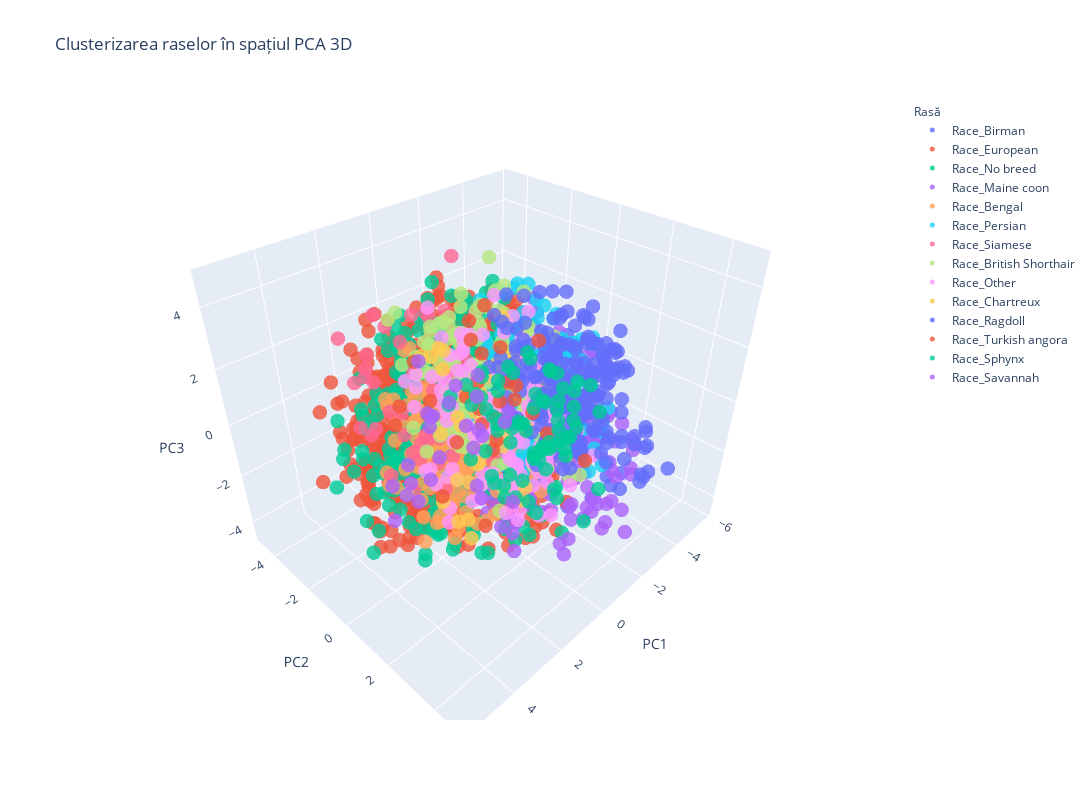

The code cell stored with this chart in its notebook:
### Code cell
visualize_race_clusters_3d_interactive(df_encoded)

### Figure 1 — Plotly figure (JSON) as saved in the notebook; plotly's stock layout.template omitted (floating-point values rounded to 4 significant figures; data arrays with more than 128 entries replaced by an {"elided": "..."} marker saying what was removed)
{"data": [{"hovertemplate": "Rasă=Race_Birman<br>Componenta principală 1=%{x}<br>Componenta principală 2=%{y}<br>Componenta principală 3=%{z}<extra></extra>", "legendgroup": "Race_Birman", "marker": {"color": "#636efa", "opacity": 0.8, "size": 5, "symbol": "circle"}, "mode": "markers", "name": "Race_Birman", "scene": "scene", "showlegend": true, "type": "scatter3d", "x": {"elided": "192 float values"}, "y": {"elided": "192 float values"}, "z": {"elided": "192 float values"}}, {"hovertemplate": "Rasă=Race_European<br>Componenta principală 1=%{x}<br>Componenta principală 2=%{y}<br>Componenta principală 3=%{z}<extra></extra>", "legendgroup": "Race_European", "marker": {"color": "#EF553B", "opacity": 0.8, "size": 5, "symbol": "circle"}, "mode": "markers", "name": "Race_European", "scene": "scene", "showlegend": true, "type": "scatter3d", "x": {"elided": "1018 float values"}, "y": {"elided": "1018 float values"}, "z": {"elided": "1018 float values"}}, {"hovertemplate": "Rasă=Race_No breed<br>Componenta principală 1=%{x}<br>Componenta principală 2=%{y}<br>Componenta principală 3=%{z}<extra></extra>", "legendgroup": "Race_No breed", "marker": {"color": "#00cc96", "opacity": 0.8, "size": 5, "symbol": "circle"}, "mode": "markers", "name": "Race_No breed", "scene": "scene", "showlegend": true, "type": "scatter3d", "x": {"elided": "482 float values"}, "y": {"elided": "482 float values"}, "z": {"elided": "482 float values"}}, {"hovertemplate": "Rasă=Race_Maine coon<br>Componenta principală 1=%{x}<br>Componenta principală 2=%{y}<br>Componenta principală 3=%{z}<extra></extra>", "legendgroup": "Race_Maine coon", "marker": {"color": "#ab63fa", "opacity": 0.8, "size": 5, "symbol": "circle"}, "mode": "markers", "name": "Race_Maine coon", "scene": "scene", "showlegend": true, "type": "scatter3d", "x": {"elided": "197 float values"}, "y": {"elided": "197 float values"}, "z": {"elided": "197 float values"}}, {"hovertemplate": "Rasă=Race_Bengal<br>Componenta principală 1=%{x}<br>Componenta principală 2=%{y}<br>Componenta principală 3=%{z}<extra></extra>", "legendgroup": "Race_Bengal", "marker": {"color": "#FFA15A", "opacity": 0.8, "size": 5, "symbol": "circle"}, "mode": "markers", "name": "Race_Bengal", "scene": "scene", "showlegend": true, "type": "scatter3d", "x": {"elided": "238 float values"}, "y": {"elided": "238 float values"}, "z": {"elided": "238 float values"}}, {"hovertemplate": "Rasă=Race_Persian<br>Componenta principală 1=%{x}<br>Componenta principală 2=%{y}<br>Componenta principală 3=%{z}<extra></extra>", "legendgroup": "Race_Persian", "marker": {"color": "#19d3f3", "opacity": 0.8, "size": 5, "symbol": "circle"}, "mode": "markers", "name": "Race_Persian", "scene": "scene", "showlegend": true, "type": "scatter3d", "x": {"elided": "192 float values"}, "y": {"elided": "192 float values"}, "z": {"elided": "192 float values"}}, {"hovertemplate": "Rasă=Race_Siamese<br>Componenta principală 1=%{x}<br>Componenta principală 2=%{y}<br>Componenta principală 3=%{z}<extra></extra>", "legendgroup": "Race_Siamese", "marker": {"color": "#FF6692", "opacity": 0.8, "size": 5, "symbol": "circle"}, "mode": "markers", "name": "Race_Siamese", "scene": "scene", "showlegend": true, "type": "scatter3d", "x": [1.308, 1.595, 3.523, 0.4543, 1.619, -1.033, 2.178, 0.1685, 1.535, 4.191, 0.2671, 0.5943, 1.15, 0.3702, 0.1148, 0.6844, -1.186, 1.556, 1.992, 0.8009, 1.922, 0.472, 0.5001, 1.429, -1.059, 1.448, 0.2491, 0.5251, -0.9345, -0.0191, 2.699, 1.383, 0.7291, 0.6978, -0.1274, -1.261, 0.01518, -0.5172, -1.367, -0.6691, -1.865, 2.306, -0.02809, 2.489, 3.58, 2.014, 3.641, 2.796, 1.801, 0.1178, 0.1901, 2.463, 2.691, 1.747, -0.4895, 2.781, 1.756, 0.1734], "y": [1.843, -3.16, -1.591, 1.512, -1.322, -2.781, -0.937, -1.384, -3.936, -0.5987, -2.989, -2.512, -3.227, 0.07866, -1.48, 0.6164, -0.9307, -1.843, -2.206, -0.3195, -1.649, -1.271, -1.639, -3.979, -1.484, -1.488, -2.135, -0.3295, 0.6694, 0.5684, -2.024, -0.8129, -3.069, -4.776, -0.9146, -2.691, -2.599, -2.318, -1.553, -0.3848, -1.632, -0.5091, -1.369, 0.5965, -0.9931, -2.427, -0.8974, 0.5792, 1.84, -0.03623, -2.728, -0.9767, 1.105, 1.157, -0.365, -3.359, 0.637, 0.5044], "z": [1.068, 2.884, 0.5049, -2.576, -1.606, -0.4053, -0.799, -2.357, 0.6037, 2.831, 2.45, -2.194, 2.281, 1.361, 2.801, 0.6779, -1.181, -3.314, 0.004746, 0.9547, -0.6438, -0.3683, -1.532, 1.059, 2.6, 1.479, 0.02488, 1.198, -0.8482, 0.6904, -0.1952, 3.627, 1.628, -0.6974, 1.512, 0.1381, 2.578, 2.55, 0.601, -1.514, -0.1985, 2.33, 4.823, -0.1586, 0.5768, -2.718, 2.631, 0.8498, 1.417, -0.1047, -2.142, 0.7916, -0.6865, -1.03, 0.9731, 2.467, 0.3659, -1.41]}, {"hovertemplate": "Rasă=Race_British Shorthair<br>Componenta principală 1=%{x}<br>Componenta principală 2=%{y}<br>Componenta principală 3=%{z}<extra></extra>", "legendgroup": "Race_British Shorthair", "marker": {"color": "#B6E880", "opacity": 0.8, "size": 5, "symbol": "circle"}, "mode": "markers", "name": "Race_British Shorthair", "scene": "scene", "showlegend": true, "type": "scatter3d", "x": {"elided": "166 float values"}, "y": {"elided": "166 float values"}, "z": {"elided": "166 float values"}}, {"hovertemplate": "Rasă=Race_Other<br>Componenta principală 1=%{x}<br>Componenta principală 2=%{y}<br>Componenta principală 3=%{z}<extra></extra>", "legendgroup": "Race_Other", "marker": {"color": "#FF97FF", "opacity": 0.8, "size": 5, "symbol": "circle"}, "mode": "markers", "name": "Race_Other", "scene": "scene", "showlegend": true, "type": "scatter3d", "x": {"elided": "135 float values"}, "y": {"elided": "135 float values"}, "z": {"elided": "135 float values"}}, {"hovertemplate": "Rasă=Race_Chartreux<br>Componenta principală 1=%{x}<br>Componenta principală 2=%{y}<br>Componenta principală 3=%{z}<extra></extra>", "legendgroup": "Race_Chartreux", "marker": {"color": "#FECB52", "opacity": 0.8, "size": 5, "symbol": "circle"}, "mode": "markers", "name": "Race_Chartreux", "scene": "scene", "showlegend": true, "type": "scatter3d", "x": [0.2314, -0.2105, 0.1378, 0.6492, 0.7547, 2.369, 1.574, 0.6878, 1.409, -0.6313, 1.177, -2.536, -1.152, -1.728, 0.8737, 0.4371, 2.02, -0.01631, -0.7566, 1.343, -1.885, -1.316, 2.74, -1.789, -1.555, 2.293, 3.416, 1.163, 2.565, 2.309, -1.004], "y": [-2.651, -2.309, 1.894, 0.6471, 0.3759, 1.694, 0.898, 2.263, 1.083, -0.8603, 0.03012, -1.768, 0.7434, -0.4688, -1.131, -1.926, 0.8766, -1.932, 0.1127, 0.6503, 0.8617, -2.27, 1.024, -0.9302, -1.026, 1.719, 0.2382, 0.9175, 1.696, 1.189, -3.002], "z": [1.085, 1.336, -1.724, 2.02, 0.6561, -1.71, 1.921, -1.674, -0.5411, 0.1099, 0.522, 1.798, -0.7665, 1.181, -0.8665, 1.456, -0.8876, 0.7885, -1.137, -1.537, 0.6974, -0.7969, -1.202, -2.751, 0.7056, -2.494, -0.9699, -0.7293, 1.804, -2.172, 0.6231]}, {"hovertemplate": "Rasă=Race_Ragdoll<br>Componenta principală 1=%{x}<br>Componenta principală 2=%{y}<br>Componenta principală 3=%{z}<extra></extra>", "legendgroup": "Race_Ragdoll", "marker": {"color": "#636efa", "opacity": 0.8, "size": 5, "symbol": "circle"}, "mode": "markers", "name": "Race_Ragdoll", "scene": "scene", "showlegend": true, "type": "scatter3d", "x": {"elided": "216 float values"}, "y": {"elided": "216 float values"}, "z": {"elided": "216 float values"}}, {"hovertemplate": "Rasă=Race_Turkish angora<br>Componenta principală 1=%{x}<br>Componenta principală 2=%{y}<br>Componenta principală 3=%{z}<extra></extra>", "legendgroup": "Race_Turkish angora", "marker": {"color": "#EF553B", "opacity": 0.8, "size": 5, "symbol": "circle"}, "mode": "markers", "name": "Race_Turkish angora", "scene": "scene", "showlegend": true, "type": "scatter3d", "x": [-0.7307, 1.135, 0.4581, 0.4636, -0.241, -2.875, 0.07149, -1.761, -0.372, 0.4104, -0.7632, -0.8325, -1.296, -2.11, -1.751, -0.7759, -1.54, -0.9687, -2.532, 1.666, -0.961, -0.3085, 1.647, 2.002, 2.739, 0.7256, 3.341, 2.891], "y": [3.398, 1.46, 0.33, 1.078, -0.3816, 0.1617, 1.335, 0.4078, -3.07, -2.839, -0.7884, -1.742, -0.7973, -1.397, -0.3815, -1.484, -1.857, 0.03248, -0.1204, 2.122, -1.313, -0.9126, 1.672, -0.3124, -0.6758, -0.5368, -0.144, 1.19], "z": [-0.3009, 0.06475, 2.537, 1.247, -0.6938, -2.173, 1.742, -0.6149, -1.169, 0.865, 3.209, -0.5694, -1.21, 0.9508, -0.4709, 2.418, -1.463, 0.7541, 1.561, 1.061, 0.1601, 2.165, -2.461, 0.8431, 1.332, -0.9761, 1.258, -0.795]}, {"hovertemplate": "Rasă=Race_Sphynx<br>Componenta principală 1=%{x}<br>Componenta principală 2=%{y}<br>Componenta principală 3=%{z}<extra></extra>", "legendgroup": "Race_Sphynx", "marker": {"color": "#00cc96", "opacity": 0.8, "size": 5, "symbol": "circle"}, "mode": "markers", "name": "Race_Sphynx", "scene": "scene", "showlegend": true, "type": "scatter3d", "x": [-2.052, -0.6779, -2.664, -1.198, -1.586, -1.551, -1.327, 0.5474, -0.2327, -1.57, -1.401, -0.4513, -0.6782, -1.176, -0.622, -0.294, -0.1105, -0.6476, -0.3908, -1.751, -2.382, -0.1939, -0.3098, -1.756, -0.9868, -1.222, -2.202, -0.8117, -2.766, -0.1325, -1.457, -0.8241, -4.397, -2.795, -1.069, -3.371, -1.97, -2.439, -1.253, -0.6274, -1.036, -1.037, 0.06613, -2.559, -1.109, -2.525, -2.587, -0.1729, -0.6994, -3.825, -2.069, -2.689, -1.546, -1.51, -3.172, -3.791, -3.058, -0.2798, -3.369, -0.4843, -1.449, -2.611, -0.6549, -2.249, -2.577, -3.927, -1.676, -1.366, -3.266, -1.928, -3.121, -1.444, -3.357, -0.04121, 0.3003, -0.4627], "y": [1.673, -0.6685, 0.6068, 1.903, 1.677, 0.972, -0.08043, 0.9511, 2.063, 1.829, 3.513, 0.9695, 1.988, 1.404, 1.858, -0.9949, 0.7517, 1.509, 0.7479, -0.5201, 0.5544, 2.748, -1.932, 0.8347, 2.441, 0.9226, 2.71, 3.506, 0.6537, -0.738, 1.667, -0.2513, 0.04328, -0.8146, 0.6383, -1.179, -2.95, -1.113, 2.384, 1.884, 2.052, -0.7173, 0.9575, 1.299, -1.26, -0.5191, -0.1494, 2.475, 1.483, 0.6867, -2.576, 1.395, -1.744, 1.395, -0.7008, 0.5886, 1.079, -2.007, -0.5424, 0.08025, -1.618, -1.512, 1.052, -2.209, -0.9593, 1.051, -1.105, -0.7807, -0.2177, -1.055, -0.05501, 0.2238, 0.3486, 0.2975, 2.189, 2.666], "z": [-1.848, -2.197, 0.5909, -0.8079, -0.5536, -2.13, -1.265, -1.871, -2.916, -0.8977, -1.735, -3.092, -1.425, 0.5834, -0.5844, -2.521, -2.501, -1.265, -2.213, -2.332, -2.329, -1.479, -0.3937, -1.958, -0.5504, 0.0959, 0.3628, -2.695, -0.4996, -0.06072, 0.2832, 0.7629, -1.184, 0.721, -0.5825, 0.07357, -1.181, -0.06073, -0.2735, -0.6267, 0.3053, -3.531, -2.775, -1.556, 0.5174, -2.233, -3.207, -0.07075, -1.064, -2.135, -1.442, -0.8831, -0.9416, -1.138, -1.067, -0.2602, -0.6818, -0.7523, -1.37, -0.8279, -0.0001191, -0.06539, -2.442, -2.015, -2.098, -0.2457, -1.83, -0.1364, 0.1069, -1.712, 0.1657, -0.9694, -0.4274, 0.07159, -2.018, -2.042]}, {"hovertemplate": "Rasă=Race_Savannah<br>Componenta principală 1=%{x}<br>Componenta principală 2=%{y}<br>Componenta principală 3=%{z}<extra></extra>", "legendgroup": "Race_Savannah", "marker": {"color": "#ab63fa", "opacity": 0.8, "size": 5, "symbol": "circle"}, "mode": "markers", "name": "Race_Savannah", "scene": "scene", "showlegend": true, "type": "scatter3d", "x": [2.822, 2.479, 0.9065, 1.609, -0.07551, 1.305, -0.23, 1.867, 1.954, -0.8298, 0.2361, -0.01064, -0.9595, 0.9864, -0.1581, -0.2053, -1.215, -0.7624, 1.18, 0.1915, 1.762, 2.685, 1.877, 1.119, 0.8262, 0.09643], "y": [-1.316, -0.4597, 2.084, -1.987, -2.601, 1.163, -0.3612, -0.5283, -1.746, -2.242, -0.1583, 0.9798, -2.752, -1.614, -2.82, -2.506, -1.61, -1.102, 0.9252, -2.871, -1.713, -1.464, -0.4389, 1.903, 0.008013, -0.443], "z": [-3.475, -2.318, -1.698, -2.226, -1.411, -1.888, -1.146, 0.7267, -3.195, -0.3483, -2.851, 0.596, -1.365, -3.021, -1.619, -3.238, -0.6732, 0.6033, 0.5337, 0.7702, -2.768, -2.177, 0.2777, 1.282, 0.00468, -1.492]}], "layout": {"height": 800, "legend": {"title": {"font": {"size": 12}, "text": "Rasă"}, "tracegroupgap": 0}, "scene": {"domain": {"x": [0, 1], "y": [0, 1]}, "xaxis": {"title": {"text": "PC1"}}, "yaxis": {"title": {"text": "PC2"}}, "zaxis": {"title": {"text": "PC3"}}}, "title": {"text": "Clusterizarea raselor în spațiul PCA 3D"}, "width": 1400}}
